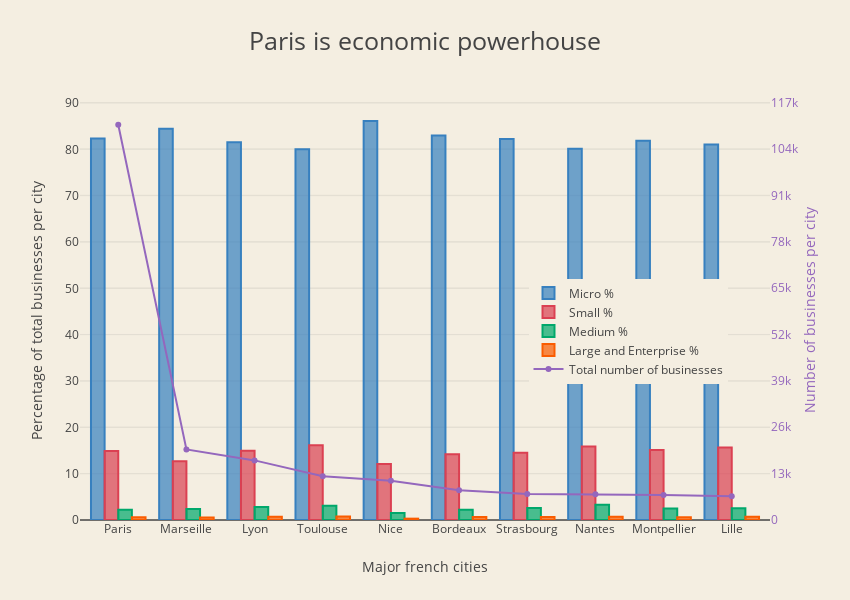

Here is the notebook cell this chart was saved with:
### Code cell
trace1 = go.Bar(
    x = powerhouse["LIBGEO"].tolist(),
    y = powerhouse["Micro%"].tolist(),
    name='Micro %',
    marker=dict(
        color='rgba(55, 128, 191, 0.7)',
        line=dict(
            color='rgba(55, 128, 191, 1.0)',
            width=2,
        )
    )
)

trace2 = go.Bar(
    x = powerhouse["LIBGEO"].tolist(),
    y = powerhouse["Small%"].tolist(),
    name='Small %',
    marker=dict(
        color='rgba(219, 64, 82, 0.7)',
        line=dict(
            color='rgba(219, 64, 82, 1.0)',
            width=2,
        )
    )
)

trace3 = go.Bar(
    x = powerhouse["LIBGEO"].tolist(),
    y = powerhouse["Medium%"].tolist(),
    name='Medium %',
    marker=dict(
        color='rgba(0, 168, 107, 0.7)',
        line=dict(
            color='rgba(0, 168, 107, 1.0)',
            width=2,
        )
    )
)

trace4 = go.Bar(
    x = powerhouse["LIBGEO"].tolist(),
    y = powerhouse['Large_and_Enterprise%'].tolist(),
    name='Large and Enterprise %',
    marker=dict(
        color='rgba(250, 92, 0, 0.7)',
        line=dict(
            color='rgba(250, 92, 0, 1.0)',
            width=2,
        )
    )
)

trace5 = go.Scatter(
    x = powerhouse["LIBGEO"].tolist(),
    y = powerhouse['Sum'].tolist(),
    name='Total number of businesses',
    mode = 'lines+markers',
    yaxis='y2'
)

data = [trace1, trace2, trace3, trace4, trace5]

layout = go.Layout(
    title = 'Paris is economic powerhouse',
    titlefont=dict(size=25),
    width=850,
    height=600,
    paper_bgcolor='rgb(244, 238, 225)',
    plot_bgcolor='rgb(244, 238, 225)',
    yaxis = dict(
        title= 'Percentage of total businesses per city',
        anchor = 'x',
        rangemode='tozero'
    ),
    xaxis = dict(title= 'Major french cities'),
    yaxis2=dict(
        title='Number of businesses per city',
        titlefont=dict(
            color='rgb(148, 103, 189)'
        ),
        tickfont=dict(
            color='rgb(148, 103, 189)'
        ),
        overlaying='y',
        side='right',
        anchor = 'x',
        rangemode = 'tozero',
        dtick = 13000
    ),
    #legend=dict(x=-.1, y=1.2)
    legend=dict(x=0.65, y=0.45)
)

fig = go.Figure(data=data, layout=layout)
py.iplot(fig)

### Figure 1 — Plotly figure (JSON) as saved in the notebook; plotly's stock layout.template omitted (floating-point values rounded to 4 significant figures)
{"data": [{"marker": {"color": "rgba(55, 128, 191, 0.7)", "line": {"color": "rgba(55, 128, 191, 1.0)", "width": 2}}, "name": "Micro %", "type": "bar", "x": ["Paris", "Marseille", "Lyon", "Toulouse", "Nice", "Bordeaux", "Strasbourg", "Nantes", "Montpellier", "Lille"], "y": [82.33, 84.45, 81.53, 80.03, 86.12, 82.97, 82.23, 80.11, 81.86, 81.07]}, {"marker": {"color": "rgba(219, 64, 82, 0.7)", "line": {"color": "rgba(219, 64, 82, 1.0)", "width": 2}}, "name": "Small %", "type": "bar", "x": ["Paris", "Marseille", "Lyon", "Toulouse", "Nice", "Bordeaux", "Strasbourg", "Nantes", "Montpellier", "Lille"], "y": [14.87, 12.68, 14.96, 16.11, 12.08, 14.2, 14.54, 15.88, 15.09, 15.67]}, {"marker": {"color": "rgba(0, 168, 107, 0.7)", "line": {"color": "rgba(0, 168, 107, 1.0)", "width": 2}}, "name": "Medium %", "type": "bar", "x": ["Paris", "Marseille", "Lyon", "Toulouse", "Nice", "Bordeaux", "Strasbourg", "Nantes", "Montpellier", "Lille"], "y": [2.23, 2.357, 2.801, 3.097, 1.513, 2.201, 2.569, 3.29, 2.467, 2.546]}, {"marker": {"color": "rgba(250, 92, 0, 0.7)", "line": {"color": "rgba(250, 92, 0, 1.0)", "width": 2}}, "name": "Large and Enterprise %", "type": "bar", "x": ["Paris", "Marseille", "Lyon", "Toulouse", "Nice", "Bordeaux", "Strasbourg", "Nantes", "Montpellier", "Lille"], "y": [0.5741, 0.5158, 0.7122, 0.7599, 0.2917, 0.6253, 0.6595, 0.7218, 0.5846, 0.723]}, {"mode": "lines+markers", "name": "Total number of businesses", "type": "scatter", "x": ["Paris", "Marseille", "Lyon", "Toulouse", "Nice", "Bordeaux", "Strasbourg", "Nantes", "Montpellier", "Lille"], "y": [110782, 19775, 16709, 12239, 10969, 8316, 7278, 7204, 7013, 6639], "yaxis": "y2"}], "layout": {"height": 600, "legend": {"x": 0.65, "y": 0.45}, "paper_bgcolor": "rgb(244, 238, 225)", "plot_bgcolor": "rgb(244, 238, 225)", "title": "Paris is economic powerhouse", "titlefont": {"size": 25}, "width": 850, "xaxis": {"title": "Major french cities"}, "yaxis": {"anchor": "x", "rangemode": "tozero", "title": "Percentage of total businesses per city"}, "yaxis2": {"anchor": "x", "dtick": 13000, "overlaying": "y", "rangemode": "tozero", "side": "right", "tickfont": {"color": "rgb(148, 103, 189)"}, "title": "Number of businesses per city", "titlefont": {"color": "rgb(148, 103, 189)"}}}}
